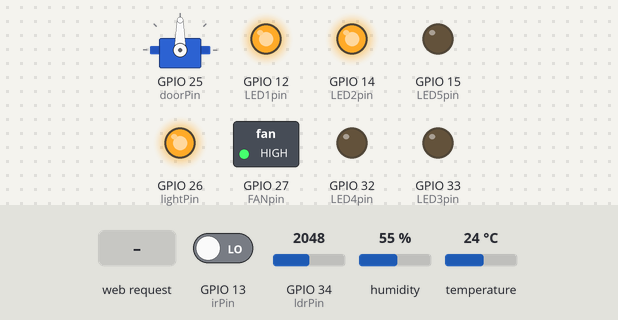
This sketch was run on a simulated ESP32. Parts: servo, switched loads named in the sketch (green lamp = pin HIGH), output pins drawn as LEDs (lit = HIGH). Inputs (shaded band) come from the test bench; at power-on: GPIO 34 (ldrPin) = 2048, GPIO 13 (irPin) LOW, humidity 55 %, temperature 24 °C. What the sketch prints to the serial monitor is not drawn.

Above: at 1.3 s.
1.4 s: GPIO 34 (ldrPin) set to 1677
2.9 s: GPIO 34 (ldrPin) set to 1562
At 3.7 s:
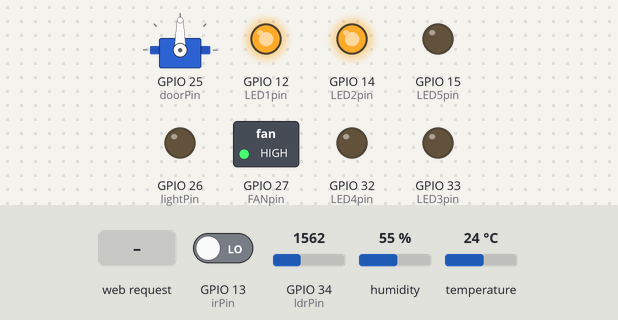
4.4 s: HTTP request GET /led1on received
At 5.1 s:
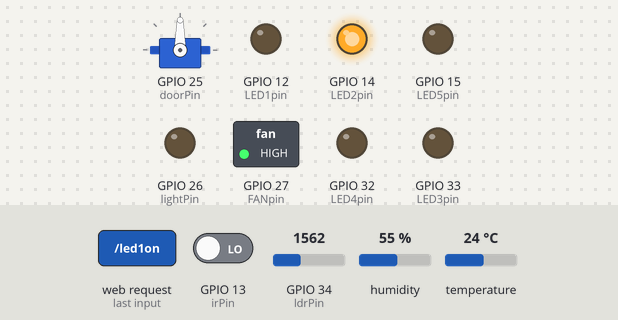
5.9 s: HTTP request GET /led2on received
At 7.1 s:
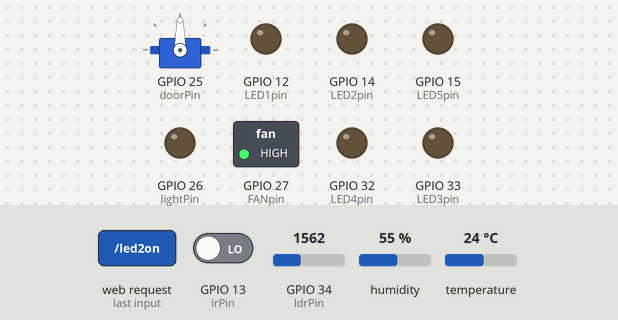
7.4 s: HTTP request GET /led1off received
At 8.4 s:
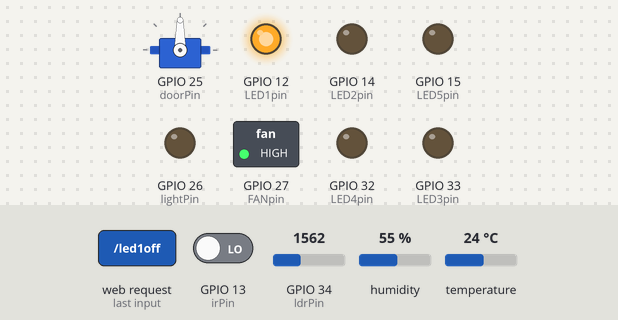
8.9 s: HTTP request GET /led3on received
At 9.4 s:
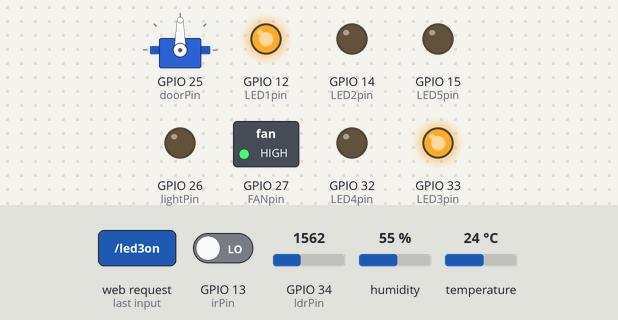
Timing chart, 0 to 11.4 s (numbered marks = the images above; inputs shaded):
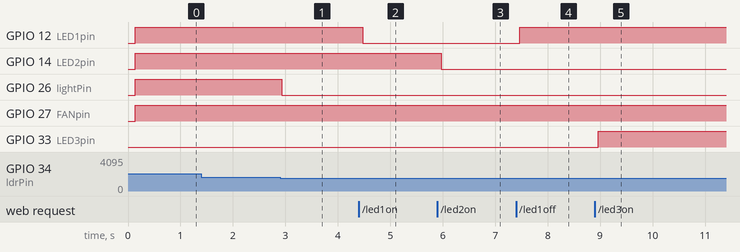

Measured:
- the behaviour switches between 1606 and 1605 on GPIO 34 (ldrPin) (found by bisection; images 0 and 1)
- after the input at 1.4 s, every drawn part: stays the same
- after the input at 2.9 s, GPIO 26 (lightPin): HIGH → LOW at once
- after the input at 4.4 s, GPIO 12 (LED1pin): HIGH → LOW after 0.07 s
- after the input at 5.9 s, GPIO 14 (LED2pin): HIGH → LOW after 0.07 s
- after the input at 7.4 s, GPIO 12 (LED1pin): LOW → HIGH after 0.07 s
- after the input at 8.9 s, GPIO 33 (LED3pin): LOW → HIGH after 0.06 s

The sketch:

SmartHomeV1.ino
```cpp
#include <WiFi.h>
#include <WebServer.h>
#include <AHT10.h>
#include <ESP32_Servo.h>

const char* ssid = "ESP32";
const char* password = "12345678";

IPAddress local_ip(192,168,1,1);
IPAddress gateway(192,168,1,1);
IPAddress subnet(255,255,255,0);

WebServer server(80);

#define LED1pin 12
bool LED1status = LOW;

#define LED2pin 14
bool LED2status = LOW;

#define LED3pin 33
bool LED3status = LOW;

#define FANpin 27
bool FANstatus = LOW;

#define LED4pin 32
bool LED4status = LOW;

#define LED5pin 15
bool LED5status = LOW;

AHT10 aht;
float temperature = 0.0;
float humidity = 0.0;

Servo doorServo;
#define doorPin 25
const int doorOpenAngle = 0;
const int doorClosedAngle = 180;
bool isDoorOpen = false;

#define lightPin 26

#define ldrPin 34
#define irPin 13

bool streetLightStatus = false;
bool doorAutomaticMode = true;
bool lightAutomaticMode = true;
const int ldrThreshold = 100;

void setup() {
  Serial.begin(115200);
  pinMode(LED1pin, OUTPUT);
  pinMode(LED2pin, OUTPUT);
  pinMode(LED3pin, OUTPUT);
  pinMode(LED4pin, OUTPUT);
  pinMode(LED5pin, OUTPUT);
  pinMode(FANpin, OUTPUT);
  pinMode(lightPin, OUTPUT);
  pinMode(irPin, INPUT);

  doorServo.attach(doorPin);

  aht.begin();

  WiFi.softAP(ssid, password);
  WiFi.softAPConfig(local_ip, gateway, subnet);
  delay(100);

  server.on("/", handle_OnConnect);
  server.on("/led1on", handle_led1on);
  server.on("/led1off", handle_led1off);
  server.on("/led2on", handle_led2on);
  server.on("/led2off", handle_led2off);
  server.on("/led3on", handle_led3on);
  server.on("/led3off", handle_led3off);
  server.on("/led4on", handle_led4on);
  server.on("/led4off", handle_led4off);
  server.on("/led5on", handle_led5on);
  server.on("/led5off", handle_led5off);
  server.on("/fanon", handle_fanon);
  server.on("/fanoff", handle_fanoff);
  server.on("/opendoor", handle_opendoor);
  server.on("/closedoor", handle_closedoor);
  server.on("/lighton", handle_lighton);
  server.on("/lightoff", handle_lightoff);
  server.on("/doorautomodeon", handle_doorautomodeon);
  server.on("/doorautomodeoff", handle_doorautomodeoff);
  server.on("/lightautomodeon", handle_lightautomodeon);
  server.on("/lightautomodeoff", handle_lightautomodeoff);
  server.onNotFound(handle_NotFound);

  server.begin();
  Serial.println("HTTP server started");

}

void loop() {
  server.handleClient();

  temperature = aht.readTemperature();
  humidity = aht.readHumidity();

  digitalWrite(LED1pin, LED1status ? LOW : HIGH);
  digitalWrite(LED2pin, LED2status ? LOW : HIGH);
  digitalWrite(LED3pin, LED3status ? HIGH : LOW);
  digitalWrite(LED4pin, LED4status ? HIGH : LOW);
  digitalWrite(LED5pin, LED5status ? HIGH : LOW);
  digitalWrite(FANpin, FANstatus ? LOW : HIGH);

  if (lightAutomaticMode) {
    int ldrValue = analogRead(ldrPin);
    int mapped_val = map(ldrValue, 0, 4095, 0, 255);
    if (mapped_val < ldrThreshold) {
      streetLightStatus = true;
    } else {
      streetLightStatus = false;
    }
    digitalWrite(lightPin, streetLightStatus ? LOW : HIGH);
  }

  if (doorAutomaticMode) {
    int irValue = digitalRead(irPin);
    if (irValue == HIGH) {
      if (!isDoorOpen) {
        delay(3000);
        isDoorOpen = true;
        for (int pos = 180; pos >= 0; pos -= 1) { // goes from 180 degrees to 0 degrees
    doorServo.write(pos);              // tell servo to go to position in variable 'pos'
    delay(15);                       // waits 15ms for the servo to reach the position
  }

      }
    } else {
      if (isDoorOpen) {
        isDoorOpen = false;
        for (int pos = 0; pos <= 180; pos += 1) { // goes from 0 degrees to 180 degrees
    // in steps of 1 degree
    doorServo.write(pos);              // tell servo to go to position in variable 'pos'
    delay(15);
  }
      }
    }
  }
}

void handle_OnConnect() {
  String htmlPage = "<html><head><style>";
  htmlPage += "button {";
  htmlPage += "background-color: #3498db;";
  htmlPage += "border: none;";
  htmlPage += "color: white;";
  htmlPage += "padding: 15px 32px;";
  htmlPage += "text-align: center;";
  htmlPage += "text-decoration: none;";
  htmlPage += "display: inline-block;";
  htmlPage += "font-size: 30px;";
  htmlPage += "margin: 4px 2px;";
  htmlPage += "cursor: pointer;";
  htmlPage += "}";
  htmlPage += "</style></head><body><h1>ESP32 Web Server</h1>";
  htmlPage += "<p>Temperature: " + String(temperature) + " &deg;C</p>";
  htmlPage += "<p>Humidity: " + String(humidity) + " %</p>";
  htmlPage += "<p>Light Sensor Value: " + String(map(analogRead(ldrPin), 0, 4095, 0, 255)) + " </p>";

  htmlPage += "<h2>Controls</h2>";
  htmlPage += "<p>Sitting Room Lights: ";
  if(LED1status)
    htmlPage += "<span style=\"color: green;\">ON</span></p><button onclick=\"location.href='/led1off'\">Turn Lights OFF</button>";
  else
    htmlPage += "<span style=\"color: red;\">OFF</span></p><button onclick=\"location.href='/led1on'\">Turn Lights ON</button>";

  htmlPage += "<p>Kitchen Lights: ";
  if(LED2status)
    htmlPage += "<span style=\"color: green;\">ON</span></p><button onclick=\"location.href='/led2off'\">Turn Lights OFF</button>";
  else
    htmlPage += "<span style=\"color: red;\">OFF</span></p><button onclick=\"location.href='/led2on'\">Turn Lights ON</button>";

  htmlPage += "<p>Bedroom Lights: ";
  if(LED3status)
    htmlPage += "<span style=\"color: green;\">ON</span></p><button onclick=\"location.href='/led3off'\">Turn Lights OFF</button>";
  else
    htmlPage += "<span style=\"color: red;\">OFF</span></p><button onclick=\"location.href='/led3on'\">Turn Lights ON</button>";

    htmlPage += "<p>Bathroom Lights: ";
  if(LED4status)
    htmlPage += "<span style=\"color: green;\">ON</span></p><button onclick=\"location.href='/led4off'\">Turn Lights OFF</button>";
  else
    htmlPage += "<span style=\"color: red;\">OFF</span></p><button onclick=\"location.href='/led4on'\">Turn Lights ON</button>";

    htmlPage += "<p>Garage Lights: ";
  if(LED5status)
    htmlPage += "<span style=\"color: green;\">ON</span></p><button onclick=\"location.href='/led5off'\">Turn Lights OFF</button>";
  else
    htmlPage += "<span style=\"color: red;\">OFF</span></p><button onclick=\"location.href='/led5on'\">Turn Lights ON</button>";

  htmlPage += "<p>Fan: ";
  if(FANstatus)
    htmlPage += "<span style=\"color: green;\">ON</span></p><button onclick=\"location.href='/fanoff'\">Turn Fan OFF</button>";
  else
    htmlPage += "<span style=\"color: red;\">OFF</span></p><button onclick=\"location.href='/fanon'\">Turn Fan ON</button>";

  htmlPage += "<h2>Door Control</h2>";
  htmlPage += "<p>Door Status: ";
  if (isDoorOpen)
    htmlPage += "<span style=\"color: red;\">CLOSED</span></p><button onclick=\"location.href='/closedoor'\">Open Door</button>";
  else
    htmlPage += "<span style=\"color: green;\">OPEN</span></p><button onclick=\"location.href='/opendoor'\">Close Door</button>";

  htmlPage += "<h2>Street Light Control</h2>";
  htmlPage += "<p>Street Light Status: ";
  if (streetLightStatus)
    htmlPage += "<span style=\"color: green;\">ON</span></p><button onclick=\"location.href='/lightoff'\">Turn Street Light OFF</button>";
  else
    htmlPage += "<span style=\"color: red;\">OFF</span></p><button onclick=\"location.href='/lighton'\">Turn Street Light ON</button>";

  htmlPage += "<h2>Automatic Mode Control</h2>";
  htmlPage += "<p>Door Automatic Mode: ";
  if (doorAutomaticMode)
    htmlPage += "<span style=\"color: green;\">ON</span></p><button onclick=\"location.href='/doorautomodeoff'\">Turn Automatic Mode OFF</button>";
  else
    htmlPage += "<span style=\"color: red;\">OFF</span></p><button onclick=\"location.href='/doorautomodeon'\">Turn Automatic Mode ON</button>";

  htmlPage += "<p>Street Light Automatic Mode: ";
  if (lightAutomaticMode)
    htmlPage += "<span style=\"color: green;\">ON</span></p><button onclick=\"location.href='/lightautomodeoff'\">Turn Automatic Mode OFF</button>";
  else
    htmlPage += "<span style=\"color: red;\">OFF</span></p><button onclick=\"location.href='/lightautomodeon'\">Turn Automatic Mode ON</button>";

  htmlPage += "</body></html>";
  server.send(200, "text/html", htmlPage);
}


void handle_led1on() {
  LED1status = HIGH;
  handle_OnConnect();
}

void handle_led1off() {
  LED1status = LOW;
  handle_OnConnect();
}

void handle_led2on() {
  LED2status = HIGH;
  handle_OnConnect();
}

void handle_led2off() {
  LED2status = LOW;
  handle_OnConnect();
}

void handle_led3on() {
  LED3status = HIGH;
  handle_OnConnect();
}

void handle_led3off() {
  LED3status = LOW;
  handle_OnConnect();
}

void handle_led4on() {
  LED4status = HIGH;
  handle_OnConnect();
}

void handle_led4off() {
  LED4status = LOW;
  handle_OnConnect();
}

void handle_led5on() {
  LED5status = HIGH;
  handle_OnConnect();
}

void handle_led5off() {
  LED5status = LOW;
  handle_OnConnect();
}

void handle_fanon() {
  FANstatus = HIGH;
  handle_OnConnect();
}

void handle_fanoff() {
  FANstatus = LOW;
  handle_OnConnect();
}

void handle_opendoor() {
  doorAutomaticMode = false;
  isDoorOpen = true;
  for (int pos = 180; pos >= 0; pos -= 1) { // goes from 180 degrees to 0 degrees
    doorServo.write(pos);              // tell servo to go to position in variable 'pos'
    delay(15);                       // waits 15ms for the servo to reach the position
  }
  delay(1000);
  handle_OnConnect();
}

void handle_closedoor() {
  doorAutomaticMode = false;
  isDoorOpen = false;
  for (int pos = 0; pos <= 180; pos += 1) { // goes from 0 degrees to 180 degrees
    // in steps of 1 degree
    doorServo.write(pos);              // tell servo to go to position in variable 'pos'
    delay(15);
  }
  delay(1000);
  handle_OnConnect();
}

void handle_lighton() {
  lightAutomaticMode = false;
  streetLightStatus = true;
  digitalWrite(lightPin, LOW);
  handle_OnConnect();
}

void handle_lightoff() {
  lightAutomaticMode = false;
  streetLightStatus = false;
  digitalWrite(lightPin, HIGH);
  handle_OnConnect();
}

void handle_doorautomodeon() {
  doorAutomaticMode = true;
  handle_OnConnect();
}

void handle_doorautomodeoff() {
  doorAutomaticMode = false;
  handle_OnConnect();
}

void handle_lightautomodeon() {
  lightAutomaticMode = true;
  handle_OnConnect();
}

void handle_lightautomodeoff() {
  lightAutomaticMode = false;
  handle_OnConnect();
}

void handle_NotFound() {
  server.send(404, "text/plain", "Not found");
}
```
